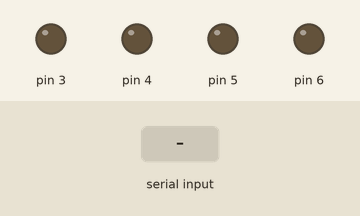
The sketch below on a simulated Arduino Uno, built with avr-gcc and run on an emulated ATmega328P. On the bench: output pins drawn as LEDs (lit = HIGH). The inputs (shaded band) are chosen by the test bench. What the sketch prints to the serial monitor is not drawn.

Above: at 1.2 s.
1.3 s: "red_on" received over Serial
At 2.6 s:
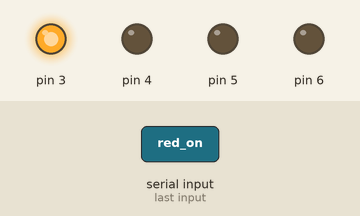
3.8 s: "green_on" received over Serial
At 5.6 s:
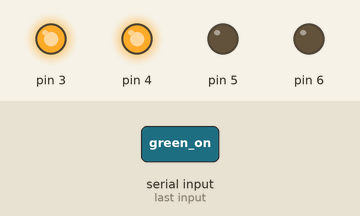
6.3 s: "red_off" received over Serial
At 8.5 s:
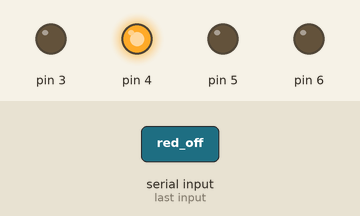
8.8 s: "blue_on" received over Serial
At 10.6 s:
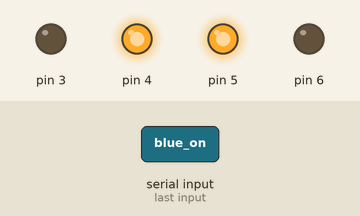
11.3 s: "green_off" received over Serial
At 13.5 s:
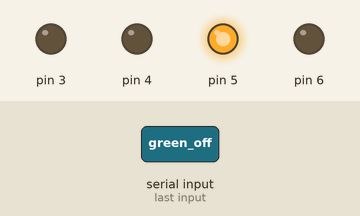
13.8 s: "white_on" received over Serial
At 15.6 s:
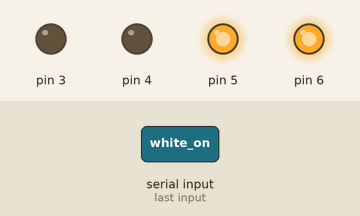
Timing chart, 0 to 17.1 s (numbered marks = the images above; inputs shaded):
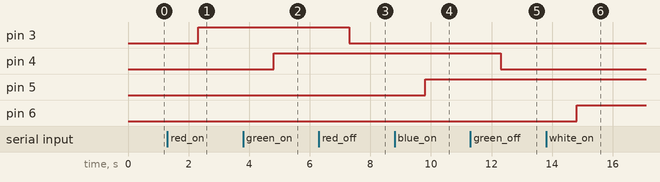

The sketch:

arduinoSerialTest.ino
```cpp
//int incomingByte = 0; // Variable for the incomming byte from the serial com.
String a; // Variable for the incoming text from the serial com.

void setup() {
  // Set the LED pins to OUTPUTs.
  pinMode(3, OUTPUT);
  pinMode(4, OUTPUT);
  pinMode(5, OUTPUT);
  pinMode(6, OUTPUT);

  Serial.begin(9600);  // Begin the serial communication with a baud rate of 9600 B/s
}

void loop() {
  // If the serial communication is available, read the the incoming bytes...
  // For an incoming string, trim it to remove trailing spaces and \n (new lines).
  if(Serial.available() > 0){
    //incomingByte = Serial.read();
    a = Serial.readString();
    a.trim();
    Serial.print("Command Recieved: ");
    Serial.println(a);
  }

  // If and else if statements for parsing the serial in.
  if (a=="red_on"){ digitalWrite(3, HIGH); }
  else if (a=="red_off"){ digitalWrite(3, LOW); }
  else if (a=="green_on"){ digitalWrite(4, HIGH); }
  else if (a=="green_off"){ digitalWrite(4, LOW); }
  else if (a=="blue_on"){ digitalWrite(5, HIGH); }
  else if (a=="blue_off"){ digitalWrite(5, LOW); }
  else if (a=="white_on"){ digitalWrite(6, HIGH); }
  else if (a=="white_off"){ digitalWrite(6, LOW); }
  else if (a=="clear"){
    digitalWrite(3, LOW);
    digitalWrite(4, LOW);
    digitalWrite(5, LOW);
    digitalWrite(6, LOW);
  }
  else {
    Serial.println("Invalid Command");
  }

  a=""; // Reset the serial in string.
}
```

Measured:
- after the input at 1.3 s, pin 3: LOW → HIGH after 1.0 s
- after the input at 3.8 s, pin 4: LOW → HIGH after 1.0 s
- after the input at 6.3 s, pin 3: HIGH → LOW after 1.0 s
- after the input at 8.8 s, pin 5: LOW → HIGH after 1.0 s
- after the input at 11.3 s, pin 4: HIGH → LOW after 1.0 s
- after the input at 13.8 s, pin 6: LOW → HIGH after 1.0 s
